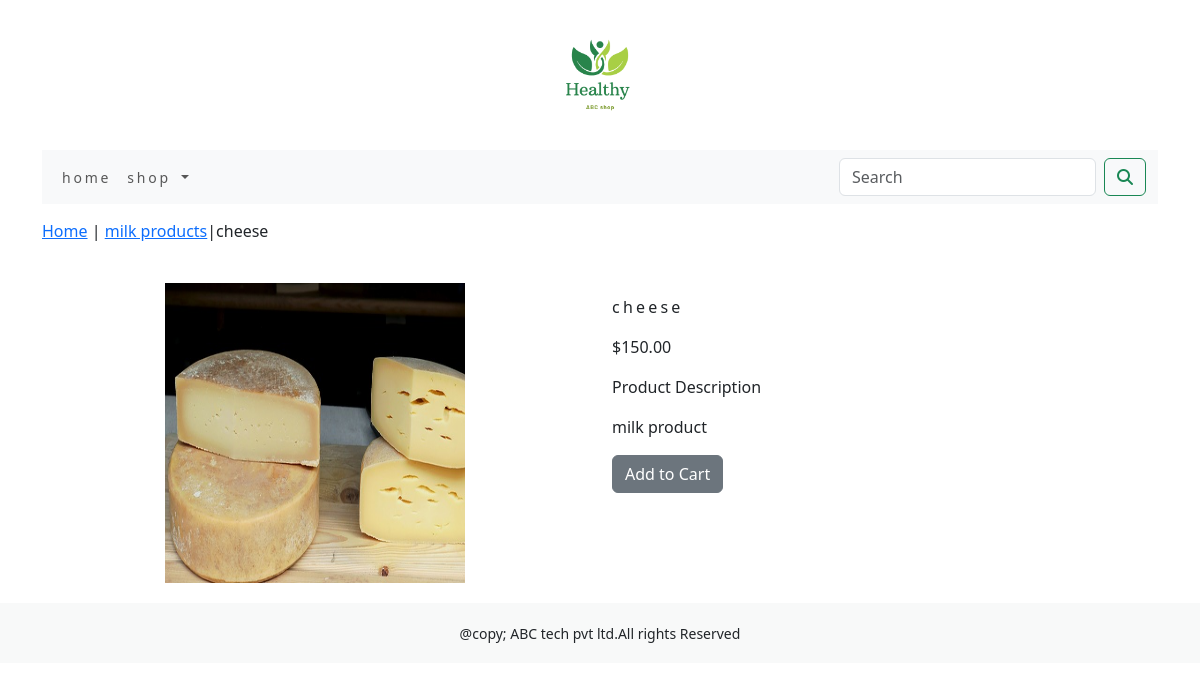
Screenshot of /shop/milk-products/cheese/ with the database file from the repository.
### shop/models.py (models this page shows, shortened)
class Product(models.Model):
    name=models.CharField(max_length=250,unique=True)
    slug=models.SlugField(max_length=250,unique=True)
    description=models.TextField(blank=True)
    price=models.DecimalField(max_digits=10,decimal_places=2)
    category=models.ForeignKey(Category,on_delete=models.CASCADE)
    image=models.ImageField(upload_to='product',blank=True)
    stock=models.IntegerField()
    available=models.BooleanField(default=True)
    created=models.DateTimeField(auto_now_add=True)
    updated=models.DateTimeField(auto_now=True)
    class Meta :
         ordering=('name',)
         verbose_name='product'
         verbose_name_plural='products'

class Category(models.Model):
    name=models.CharField(max_length=250,unique=True)
    slug=models.SlugField(max_length=250,unique=True)
    description=models.TextField(blank=True)
    image=models.ImageField(upload_to='category',blank=True)
    class Meta:
        ordering=('name',)
        verbose_name='category'
        verbose_name_plural='categories'
    def get_url(self):
        return reverse('shop:products_by_category',args=[self.slug])
    def __str__(self):
        return '{}'.format(self.name)

### shop/views.py (the view)
# urls.py: path('<slug:c_slug>/<slug:product_slug>/',views.proDetail,name='prodCatdetail')
def proDetail(request,c_slug,product_slug):
    try:
        product=Product.objects.get(category__slug=c_slug,slug=product_slug)
    except Exception as e:
        raise e
    return render(request,'product.html',{'product':product})

### cart/context_processors.py (called while the page is built)
def counter(request):
    item_count=0
    if 'admin' in request.path:
        return {}
    else:
        try:
            cart=Cart.objects.filter(cart_id=_cart_id(request))
            car_items=CartItem.objects.all().filter(cart=cart[:1])
            for cart_item in car_items:
                item_count += cart_item.quantity
        except Cart.DoesNotExist:
            item_count=0
    return dict(item_cout=item_count)

### cart/views.py (called while the page is built)
def _cart_id(request):
    cart=request .session.session_key
    if not cart:
        cart=request.session.create()
    return cart

### shop/context_processors.py (called while the page is built)
def menu_links(request):
    links=Category.objects.all()
    return dict(links=links)

### template/product.html (shortened to what this page needs)
{% extends 'base.html' %}
{% load static %}
{% block content %}
<div class="row my_prod_row_class">
    <div class="mx_auto">
        <p><a href="{% url 'shop:allProdCat' %}">Home</a> | <a href="{{product.category.get_url}}">{{product.category}}</a>|{{product.name}}</p>
    </div>
<div class="container">
<br>
<div class="row">
    <div class= "col-12 col-sm-12 col-md-12 col-lg-6 text-center">
        <div style="min-width:18rem">
            <img src="{{product.image.url}}" alt="{{product.name}}" height="300" width="300">
</div>
    </div>
        <div class="col-12 col-sm-12 col-md-12 col-lg-6">
            <div>
            <h1 class="my_prod_title">{{product.name}}</h1>
            <p>${{product.price}}</p>
            <p class="my_title">Product Description</p>
            <p class="text_justify my_prod_text">{{product.description}}</p>
                {% if product.stock <= 0 %}
            <p class="text-justify my_prod_text"><b>Out Of Stock</b></p>
                {% else %}
            <a class="btn btn-secondary" href="{% url 'cart:add_cart' product.id %}">Add to Cart</a>
                {% endif %}
            </div>
            </div>
        </div>
    </div>
        </div>
{% endblock %}

### static/css/custom.css (style rules this page uses)
body { font-family: 'Roboto', sans-serif; }
.my_prod_row_class { padding-top:15px; padding-bottom:20px; }
.my_prod_title { font-size:16px; text_transform:uppercase; letter-spacing:.2em; padding-top:15px; padding-bottom:10px; }
.my_prod_text { padding-right:20px; }

### rows the page displays
Product: category "milk products", name "cheese", image (picture), price "150.00", description "milk product"
